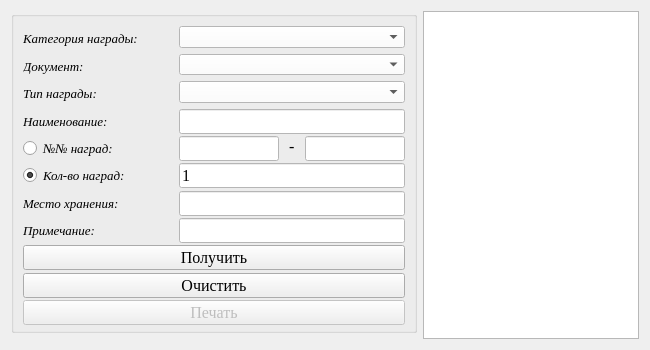
<?xml version="1.0" encoding="UTF-8"?>
<ui version="4.0">
 <class>FRM_receiwing</class>
 <widget class="QWidget" name="FRM_receiwing">
  <property name="geometry">
   <rect>
    <x>0</x>
    <y>0</y>
    <width>650</width>
    <height>350</height>
   </rect>
  </property>
  <property name="minimumSize">
   <size>
    <width>650</width>
    <height>350</height>
   </size>
  </property>
  <property name="maximumSize">
   <size>
    <width>16777215</width>
    <height>16777215</height>
   </size>
  </property>
  <property name="windowTitle">
   <string>Получение наград на склад</string>
  </property>
  <property name="windowIcon">
   <iconset resource="resource.qrc">
    <normaloff>:/resource/Images/guk.ico</normaloff>:/resource/Images/guk.ico</iconset>
  </property>
  <layout class="QGridLayout" name="gridLayout">
   <item row="0" column="0" rowspan="3">
    <widget class="QGroupBox" name="groupBox_2">
     <property name="sizePolicy">
      <sizepolicy hsizetype="MinimumExpanding" vsizetype="MinimumExpanding">
       <horstretch>0</horstretch>
       <verstretch>0</verstretch>
      </sizepolicy>
     </property>
     <property name="maximumSize">
      <size>
       <width>600</width>
       <height>16777215</height>
      </size>
     </property>
     <property name="title">
      <string/>
     </property>
     <layout class="QGridLayout" name="gridLayout_2">
      <item row="0" column="0">
       <widget class="QLabel" name="lbl_type_2">
        <property name="sizePolicy">
         <sizepolicy hsizetype="Preferred" vsizetype="Fixed">
          <horstretch>0</horstretch>
          <verstretch>0</verstretch>
         </sizepolicy>
        </property>
        <property name="minimumSize">
         <size>
          <width>150</width>
          <height>25</height>
         </size>
        </property>
        <property name="maximumSize">
         <size>
          <width>150</width>
          <height>25</height>
         </size>
        </property>
        <property name="font">
         <font>
          <family>Times New Roman</family>
          <pointsize>10</pointsize>
          <italic>true</italic>
         </font>
        </property>
        <property name="text">
         <string>Категория награды:</string>
        </property>
       </widget>
      </item>
      <item row="0" column="1" colspan="3">
       <widget class="QComboBox" name="cB_award_category">
        <property name="maximumSize">
         <size>
          <width>16777215</width>
          <height>25</height>
         </size>
        </property>
        <property name="font">
         <font>
          <family>Times New Roman</family>
          <pointsize>12</pointsize>
         </font>
        </property>
        <property name="styleSheet">
         <string notr="true">background-color: rgb(255, 255, 255);</string>
        </property>
       </widget>
      </item>
      <item row="5" column="0">
       <widget class="QRadioButton" name="rb_count">
        <property name="minimumSize">
         <size>
          <width>150</width>
          <height>25</height>
         </size>
        </property>
        <property name="maximumSize">
         <size>
          <width>150</width>
          <height>25</height>
         </size>
        </property>
        <property name="font">
         <font>
          <family>Times New Roman</family>
          <pointsize>10</pointsize>
          <italic>true</italic>
         </font>
        </property>
        <property name="text">
         <string>Кол-во наград:</string>
        </property>
        <property name="checked">
         <bool>true</bool>
        </property>
       </widget>
      </item>
      <item row="6" column="0">
       <widget class="QLabel" name="lbl_departament_12">
        <property name="minimumSize">
         <size>
          <width>150</width>
          <height>25</height>
         </size>
        </property>
        <property name="maximumSize">
         <size>
          <width>150</width>
          <height>25</height>
         </size>
        </property>
        <property name="font">
         <font>
          <family>Times New Roman</family>
          <pointsize>10</pointsize>
          <italic>true</italic>
         </font>
        </property>
        <property name="text">
         <string>Место хранения:</string>
        </property>
       </widget>
      </item>
      <item row="5" column="1" colspan="3">
       <widget class="QLineEdit" name="le_award_count">
        <property name="minimumSize">
         <size>
          <width>0</width>
          <height>25</height>
         </size>
        </property>
        <property name="maximumSize">
         <size>
          <width>16777215</width>
          <height>25</height>
         </size>
        </property>
        <property name="font">
         <font>
          <family>Times New Roman</family>
          <pointsize>12</pointsize>
         </font>
        </property>
        <property name="styleSheet">
         <string notr="true">background-color: rgb(255, 255, 255);</string>
        </property>
        <property name="text">
         <string>1</string>
        </property>
        <property name="echoMode">
         <enum>QLineEdit::Normal</enum>
        </property>
       </widget>
      </item>
      <item row="6" column="1" colspan="3">
       <widget class="QLineEdit" name="le_award_storage">
        <property name="minimumSize">
         <size>
          <width>0</width>
          <height>25</height>
         </size>
        </property>
        <property name="maximumSize">
         <size>
          <width>16777215</width>
          <height>25</height>
         </size>
        </property>
        <property name="font">
         <font>
          <family>Times New Roman</family>
          <pointsize>12</pointsize>
         </font>
        </property>
        <property name="styleSheet">
         <string notr="true">background-color: rgb(255, 255, 255);</string>
        </property>
       </widget>
      </item>
      <item row="7" column="0">
       <widget class="QLabel" name="lbl_departament_14">
        <property name="minimumSize">
         <size>
          <width>150</width>
          <height>25</height>
         </size>
        </property>
        <property name="maximumSize">
         <size>
          <width>150</width>
          <height>25</height>
         </size>
        </property>
        <property name="font">
         <font>
          <family>Times New Roman</family>
          <pointsize>10</pointsize>
          <italic>true</italic>
         </font>
        </property>
        <property name="text">
         <string>Примечание:</string>
        </property>
       </widget>
      </item>
      <item row="7" column="1" colspan="3">
       <widget class="QLineEdit" name="le_award_note">
        <property name="minimumSize">
         <size>
          <width>0</width>
          <height>25</height>
         </size>
        </property>
        <property name="maximumSize">
         <size>
          <width>16777215</width>
          <height>25</height>
         </size>
        </property>
        <property name="font">
         <font>
          <family>Times New Roman</family>
          <pointsize>12</pointsize>
         </font>
        </property>
        <property name="styleSheet">
         <string notr="true">background-color: rgb(255, 255, 255);</string>
        </property>
       </widget>
      </item>
      <item row="8" column="0" colspan="4">
       <widget class="QPushButton" name="bnt_save_award">
        <property name="minimumSize">
         <size>
          <width>0</width>
          <height>25</height>
         </size>
        </property>
        <property name="maximumSize">
         <size>
          <width>16777215</width>
          <height>25</height>
         </size>
        </property>
        <property name="font">
         <font>
          <family>Times New Roman</family>
          <pointsize>12</pointsize>
         </font>
        </property>
        <property name="text">
         <string>Получить</string>
        </property>
       </widget>
      </item>
      <item row="9" column="0" colspan="4">
       <widget class="QPushButton" name="bnt_clear_award">
        <property name="minimumSize">
         <size>
          <width>0</width>
          <height>25</height>
         </size>
        </property>
        <property name="maximumSize">
         <size>
          <width>16777215</width>
          <height>25</height>
         </size>
        </property>
        <property name="font">
         <font>
          <family>Times New Roman</family>
          <pointsize>12</pointsize>
         </font>
        </property>
        <property name="text">
         <string>Очистить</string>
        </property>
       </widget>
      </item>
      <item row="1" column="0">
       <widget class="QLabel" name="lbl_type_5">
        <property name="sizePolicy">
         <sizepolicy hsizetype="Preferred" vsizetype="Fixed">
          <horstretch>0</horstretch>
          <verstretch>0</verstretch>
         </sizepolicy>
        </property>
        <property name="minimumSize">
         <size>
          <width>150</width>
          <height>25</height>
         </size>
        </property>
        <property name="maximumSize">
         <size>
          <width>150</width>
          <height>25</height>
         </size>
        </property>
        <property name="font">
         <font>
          <family>Times New Roman</family>
          <pointsize>10</pointsize>
          <italic>true</italic>
         </font>
        </property>
        <property name="text">
         <string>Документ:</string>
        </property>
       </widget>
      </item>
      <item row="1" column="1" colspan="3">
       <widget class="QComboBox" name="cB_doc">
        <property name="maximumSize">
         <size>
          <width>16777215</width>
          <height>25</height>
         </size>
        </property>
        <property name="font">
         <font>
          <family>Times New Roman</family>
          <pointsize>12</pointsize>
         </font>
        </property>
        <property name="styleSheet">
         <string notr="true">background-color: rgb(255, 255, 255);</string>
        </property>
       </widget>
      </item>
      <item row="2" column="0">
       <widget class="QLabel" name="lbl_form">
        <property name="minimumSize">
         <size>
          <width>150</width>
          <height>25</height>
         </size>
        </property>
        <property name="maximumSize">
         <size>
          <width>150</width>
          <height>25</height>
         </size>
        </property>
        <property name="font">
         <font>
          <family>Times New Roman</family>
          <pointsize>10</pointsize>
          <italic>true</italic>
         </font>
        </property>
        <property name="text">
         <string>Тип награды:</string>
        </property>
       </widget>
      </item>
      <item row="3" column="1" colspan="3">
       <widget class="QLineEdit" name="le_award_name">
        <property name="minimumSize">
         <size>
          <width>0</width>
          <height>25</height>
         </size>
        </property>
        <property name="maximumSize">
         <size>
          <width>16777215</width>
          <height>25</height>
         </size>
        </property>
        <property name="font">
         <font>
          <family>Times New Roman</family>
          <pointsize>12</pointsize>
         </font>
        </property>
        <property name="whatsThis">
         <string>Выберите медаль из списка...</string>
        </property>
        <property name="styleSheet">
         <string notr="true">background-color: rgb(255, 255, 255);</string>
        </property>
        <property name="echoMode">
         <enum>QLineEdit::Normal</enum>
        </property>
        <property name="dragEnabled">
         <bool>true</bool>
        </property>
        <property name="clearButtonEnabled">
         <bool>false</bool>
        </property>
       </widget>
      </item>
      <item row="4" column="0">
       <widget class="QRadioButton" name="rb_numbers">
        <property name="minimumSize">
         <size>
          <width>150</width>
          <height>25</height>
         </size>
        </property>
        <property name="maximumSize">
         <size>
          <width>150</width>
          <height>25</height>
         </size>
        </property>
        <property name="font">
         <font>
          <family>Times New Roman</family>
          <pointsize>10</pointsize>
          <italic>true</italic>
         </font>
        </property>
        <property name="text">
         <string>№№ наград:</string>
        </property>
       </widget>
      </item>
      <item row="4" column="1">
       <widget class="QLineEdit" name="le_award_first_num">
        <property name="enabled">
         <bool>false</bool>
        </property>
        <property name="minimumSize">
         <size>
          <width>0</width>
          <height>25</height>
         </size>
        </property>
        <property name="maximumSize">
         <size>
          <width>100</width>
          <height>25</height>
         </size>
        </property>
        <property name="font">
         <font>
          <family>Times New Roman</family>
          <pointsize>12</pointsize>
         </font>
        </property>
        <property name="styleSheet">
         <string notr="true">background-color: rgb(255, 255, 255);</string>
        </property>
       </widget>
      </item>
      <item row="4" column="3">
       <widget class="QLineEdit" name="le_award_last_num">
        <property name="enabled">
         <bool>false</bool>
        </property>
        <property name="minimumSize">
         <size>
          <width>0</width>
          <height>25</height>
         </size>
        </property>
        <property name="maximumSize">
         <size>
          <width>100</width>
          <height>25</height>
         </size>
        </property>
        <property name="font">
         <font>
          <family>Times New Roman</family>
          <pointsize>12</pointsize>
         </font>
        </property>
        <property name="styleSheet">
         <string notr="true">background-color: rgb(255, 255, 255);</string>
        </property>
       </widget>
      </item>
      <item row="3" column="0">
       <widget class="QLabel" name="lbl_name">
        <property name="minimumSize">
         <size>
          <width>150</width>
          <height>25</height>
         </size>
        </property>
        <property name="maximumSize">
         <size>
          <width>150</width>
          <height>25</height>
         </size>
        </property>
        <property name="font">
         <font>
          <family>Times New Roman</family>
          <pointsize>10</pointsize>
          <italic>true</italic>
         </font>
        </property>
        <property name="text">
         <string>Наименование:</string>
        </property>
       </widget>
      </item>
      <item row="2" column="1" colspan="3">
       <widget class="QComboBox" name="cB_award_type">
        <property name="maximumSize">
         <size>
          <width>16777215</width>
          <height>25</height>
         </size>
        </property>
        <property name="font">
         <font>
          <family>Times New Roman</family>
          <pointsize>12</pointsize>
         </font>
        </property>
        <property name="styleSheet">
         <string notr="true">background-color: rgb(255, 255, 255);</string>
        </property>
       </widget>
      </item>
      <item row="4" column="2">
       <widget class="QLabel" name="label">
        <property name="maximumSize">
         <size>
          <width>40</width>
          <height>25</height>
         </size>
        </property>
        <property name="font">
         <font>
          <family>Times New Roman</family>
          <pointsize>12</pointsize>
         </font>
        </property>
        <property name="text">
         <string> - </string>
        </property>
       </widget>
      </item>
      <item row="10" column="0" colspan="4">
       <widget class="QPushButton" name="bnt_print_report">
        <property name="enabled">
         <bool>false</bool>
        </property>
        <property name="minimumSize">
         <size>
          <width>0</width>
          <height>25</height>
         </size>
        </property>
        <property name="maximumSize">
         <size>
          <width>16777215</width>
          <height>25</height>
         </size>
        </property>
        <property name="font">
         <font>
          <family>Times New Roman</family>
          <pointsize>12</pointsize>
         </font>
        </property>
        <property name="text">
         <string>Печать</string>
        </property>
       </widget>
      </item>
     </layout>
    </widget>
   </item>
   <item row="3" column="0">
    <spacer name="verticalSpacer">
     <property name="orientation">
      <enum>Qt::Vertical</enum>
     </property>
     <property name="sizeHint" stdset="0">
      <size>
       <width>20</width>
       <height>40</height>
      </size>
     </property>
    </spacer>
   </item>
   <item row="0" column="2" rowspan="4">
    <widget class="QTableView" name="tV_awards">
     <property name="font">
      <font>
       <family>Times New Roman</family>
      </font>
     </property>
     <attribute name="horizontalHeaderStretchLastSection">
      <bool>true</bool>
     </attribute>
     <attribute name="verticalHeaderStretchLastSection">
      <bool>false</bool>
     </attribute>
    </widget>
   </item>
  </layout>
 </widget>
 <tabstops>
  <tabstop>cB_award_category</tabstop>
  <tabstop>cB_doc</tabstop>
  <tabstop>cB_award_type</tabstop>
  <tabstop>le_award_name</tabstop>
  <tabstop>rb_numbers</tabstop>
  <tabstop>rb_count</tabstop>
  <tabstop>le_award_first_num</tabstop>
  <tabstop>le_award_last_num</tabstop>
  <tabstop>le_award_count</tabstop>
  <tabstop>le_award_storage</tabstop>
  <tabstop>le_award_note</tabstop>
  <tabstop>bnt_save_award</tabstop>
  <tabstop>bnt_clear_award</tabstop>
  <tabstop>bnt_print_report</tabstop>
  <tabstop>tV_awards</tabstop>
 </tabstops>
 <resources>
  <include location="resource.qrc"/>
 </resources>
 <connections/>
</ui>
